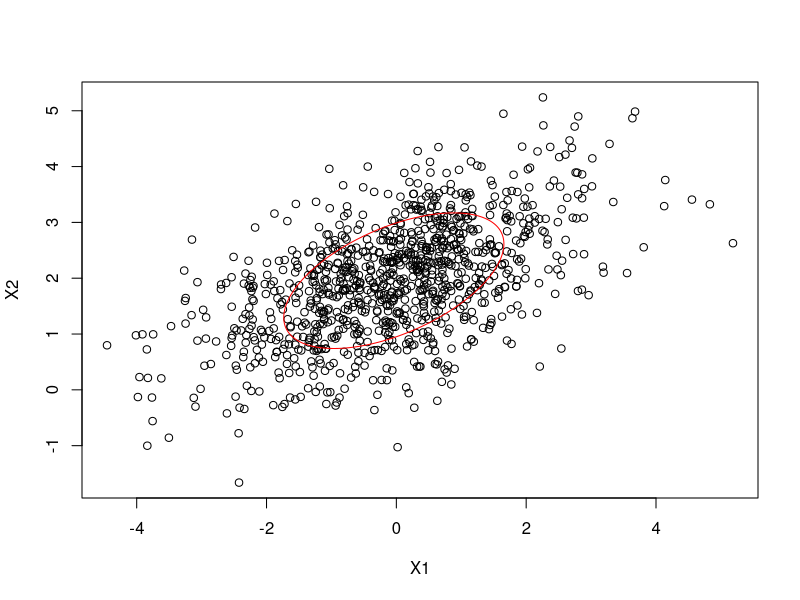

Here is the R script that generated this plot:
library(MASS)
sigma1 <- matrix(c(2,2^(-1/2),2^(-1/2),1),2,2)
a<-mvrnorm(n=1000,mu=c(0,2),sigma1)
colnames(a)<-c("X1","X2")

install.packages("mixtools")
library(mixtools)
plot(a)
ellipse(mu<-colMeans(a),sigma<-cov(a),alpha=.5,col='red')
